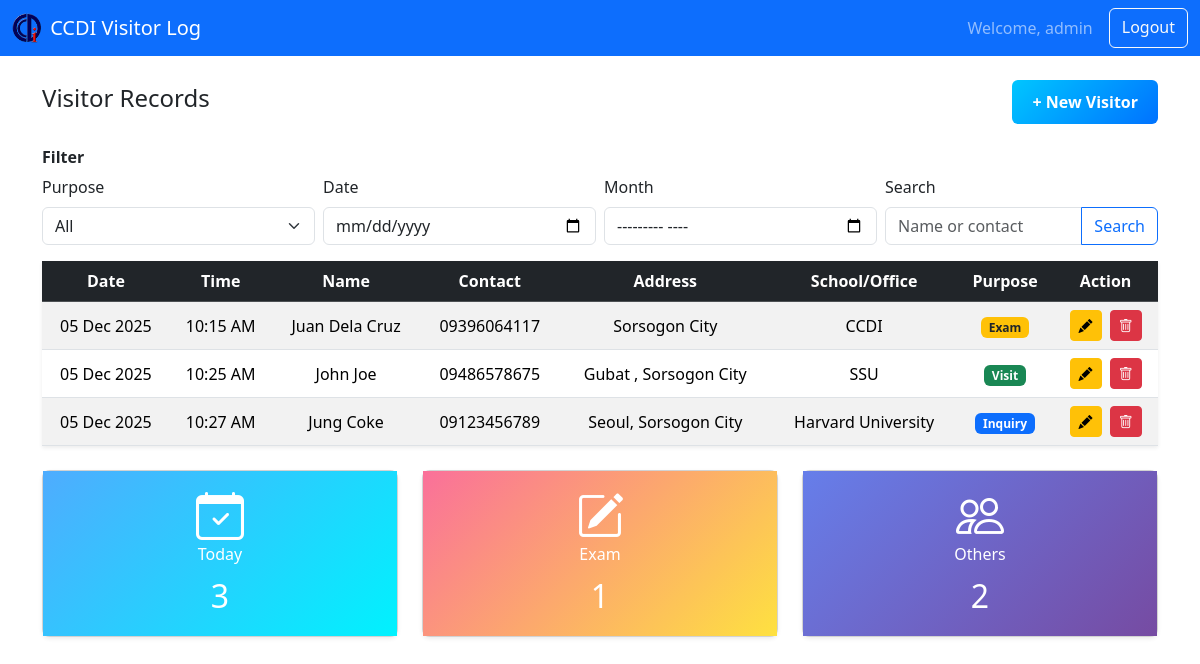
/dashboard.php (signed in), run on the app's committed database.
### tables this page shows
CREATE TABLE `visitors` (
  `id` int(11) NOT NULL AUTO_INCREMENT,
  `fullname` varchar(100) NOT NULL,
  `date` datetime NOT NULL,
  `time` time NOT NULL,
  `address` varchar(255) DEFAULT NULL,
  `contact` varchar(20) DEFAULT NULL,
  `school_office` varchar(100) DEFAULT NULL,
  `purpose` enum('Visit','Inquiry','Exam') NOT NULL,
  PRIMARY KEY (`id`)
);

### dashboard.php (the view, shortened to what this page needs)
<?php
include("config.php");
$search       = $_GET['search'] ?? '';
$filter_date  = $_GET['filter_date'] ?? '';
$filter_month = $_GET['filter_month'] ?? '';
$sql = "SELECT * FROM visitors";
$stmt = $conn->prepare($sql);
$stmt->execute();
$result = $stmt->get_result();
$count_today_row = $conn->query("
    SELECT COUNT(*) AS total
    FROM visitors
    WHERE DATE(date) = CURDATE()
")->fetch_assoc();
$count_exam_row = $conn->query("
    SELECT COUNT(*) AS total
    FROM visitors
    WHERE DATE(date) = CURDATE()
      AND purpose = 'Exam'
")->fetch_assoc();
$count_others_row = $conn->query("
    SELECT COUNT(*) AS total
    FROM visitors
    WHERE DATE(date) = CURDATE()
      AND purpose IN ('Visit','Inquiry')
")->fetch_assoc();
$count_today  = $count_today_row['total']  ?? 0;
$count_exam   = $count_exam_row['total']   ?? 0;
$count_others = $count_others_row['total'] ?? 0;
?>
<!DOCTYPE html>
<html>
<head>
    <link rel="stylesheet" href="assets/css/bootstrap.min.css">
    <link rel="stylesheet" href="https://cdn.jsdelivr.net/npm/bootstrap-icons/font/bootstrap-icons.css">
</head>
<body>
<nav class="navbar navbar-expand-lg navbar-dark bg-primary">
  <div class="container-fluid">
   <a class="navbar-brand d-flex align-items-center" href="#">
    <img src="assets/img/ccdi_logo.jpg" alt="Logo" style="height: 30px; width: auto;" class="me-2">
         CCDI Visitor Log
    </a>
    <div class="d-flex">
      <span class="navbar-text me-3">Welcome, <?php echo $_SESSION['username']; ?></span>
      <a href="logout.php" class="btn btn-outline-light">Logout</a>
    </div>
  </div>
</nav>
<div class="container mt-4">
    <div class="d-flex justify-content-between align-items-center">
        <h4>Visitor Records</h4>
        <a href="add_visitor.php"
           class="btn fw-bold text-white"
           style="background: linear-gradient(135deg, #00c6ff, #0072ff); border: none; padding: 10px 20px; font-size: 1rem;">
           + New Visitor
        </a>
    </div>
    <h6 class="mt-4 fw-bold">Filter</h6>
    <form method="get" class="row g-2 align-items-end">
        <div class="col-md-3">
            <label class="form-label">Purpose</label>
            <select name="purpose" class="form-select" onchange="this.form.submit()">
                <option value="">All</option>
            </select>
        </div>
        <div class="col-md-3">
            <label class="form-label">Date</label>
            <input type="date" name="filter_date" class="form-control" value="<?php echo htmlspecialchars($filter_date); ?>" onchange="this.form.submit()">
        </div>
        <div class="col-md-3">
            <label class="form-label">Month</label>
            <input type="month" name="filter_month" class="form-control" value="<?php echo htmlspecialchars($filter_month); ?>" onchange="this.form.submit()">
        </div>
        <div class="col-md-3">
            <label class="form-label">Search</label>
            <div class="input-group">
                <input type="text" name="search" class="form-control" placeholder="Name or contact" value="<?php echo htmlspecialchars($search); ?>">
                <button class="btn btn-outline-primary" type="submit">Search</button>
            </div>
        </div>
    </form>
    <table class="table table-striped table-hover mt-3 shadow-sm text-center align-middle">
        <thead class="table-dark">
            <tr>
                <th>Date</th><th>Time</th><th>Name</th><th>Contact</th><th>Address</th><th>School/Office</th><th>Purpose</th><th>Action</th>
            </tr>
        </thead>
        <tbody>
        <?php if ($result->num_rows > 0) {
            while($row = $result->fetch_assoc()) { ?>
        <tr>
            <td><?php echo date("d M Y", strtotime($row['date'])); ?></td>
            <td><?php echo date("h:i A", strtotime($row['time'])); ?></td>
            <td><?php echo htmlspecialchars($row['fullname']); ?></td>
            <td><?php echo htmlspecialchars($row['contact']); ?></td>
            <td><?php echo htmlspecialchars($row['address']); ?></td>
            <td><?php echo htmlspecialchars($row['school_office']); ?></td>
            <td>
            <?php
                $purpose = trim($row['purpose']);
                switch($purpose) {
                    case 'Visit':   $badgeClass = 'bg-success'; $label = 'Visit'; break;
                    case 'Inquiry': $badgeClass = 'bg-primary'; $label = 'Inquiry'; break;
                    case 'Exam':    $badgeClass = 'bg-warning text-dark'; $label = 'Exam'; break;
                }
            ?>
            <span class="badge <?php echo $badgeClass; ?>"><?php echo $label; ?></span>
            </td>
            <td>
                <a href="edit_visitor.php?id=<?php echo $row['id']; ?>" class="btn btn-sm btn-warning me-1">
                    <i class="bi bi-pencil-fill"></i>
                </a>
                <a href="delete_visitor.php?id=<?php echo $row['id']; ?>" class="btn btn-sm btn-danger" onclick="return confirm('Delete this visitor?');">
                    <i class="bi bi-trash"></i>
                </a>
            </td>
        </tr>
        <?php } } else { ?>
        <tr><td colspan="8" class="text-center text-muted">No visitor records found.</td></tr>
        <?php } ?>
        </tbody>
    </table>
    <div class="row text-center mt-4">
        <div class="col-md-4">
            <div class="card shadow-sm" style="border-radius: 8px;">
                <div class="card-body text-white" style="background: linear-gradient(135deg, #4facfe, #00f2fe); min-height: 150px;">
                    <i class="bi bi-calendar-check display-5 mb-2"></i>
                    <h6>Today</h6>
                    <p class="fs-2 mb-0"><?php echo $count_today; ?></p>
                </div>
            </div>
        </div>
        <div class="col-md-4">
            <div class="card shadow-sm" style="border-radius: 8px;">
                <div class="card-body text-white" style="background: linear-gradient(135deg, #fa709a, #fee140); min-height: 150px;">
                    <i class="bi bi-pencil-square display-5 mb-2"></i>
                    <h6>Exam</h6>
                    <p class="fs-2 mb-0"><?php echo $count_exam; ?></p>
                </div>
            </div>
        </div>
        <div class="col-md-4">
            <div class="card shadow-sm" style="border-radius: 8px;">
                <div class="card-body text-white" style="background: linear-gradient(135deg, #667eea, #764ba2); min-height: 150px;">
                    <i class="bi bi-people display-5 mb-2"></i>
                    <h6>Others</h6>
                    <p class="fs-2 mb-0"><?php echo $count_others; ?></p>
                </div>
            </div>
        </div>
    </div>
</div>
</body>
</html>

### dashboard.php (style rules this page uses)
table td, table th { text-align: center; vertical-align: middle; }

### data on the page
visitors: date "05 Dec 2025", time "10:15 AM", fullname "Juan Dela Cruz", contact "09396064117", address "Sorsogon City", school_office "CCDI", purpose "Exam"
visitors: date "05 Dec 2025", time "10:25 AM", fullname "John Joe", contact "09486578675", address "Gubat , Sorsogon City", school_office "SSU", purpose "Visit"
visitors: date "05 Dec 2025", time "10:27 AM", fullname "Jung Coke", contact "09123456789", address "Seoul, Sorsogon City", school_office "Harvard University", purpose "Inquiry"

### other printed values
$_SESSION['username'] "admin"
$count_today "3"
$count_exam "1"
$count_others "2"
